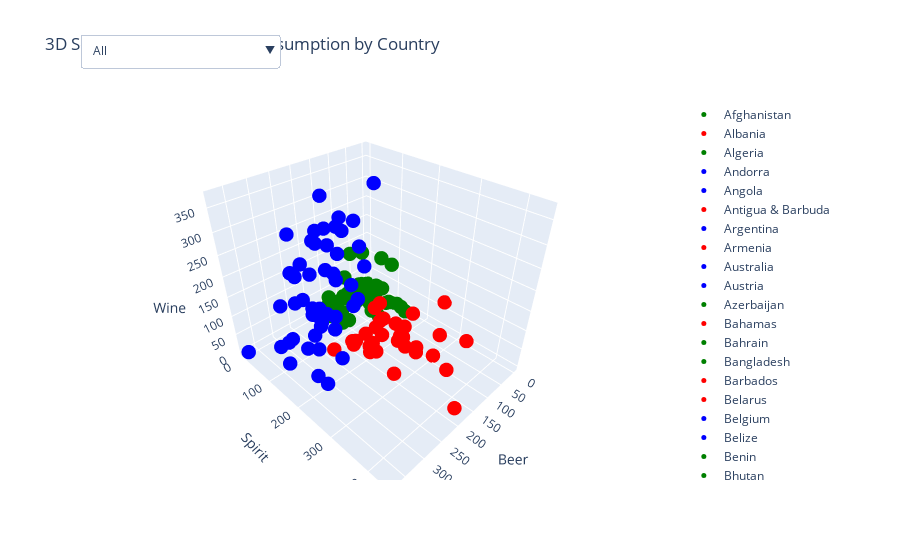

The notebook cell this image was saved under:
### Code cell
X = data.iloc[:, 1:5].values

kmeans = KMeans(n_clusters=3, init='k-means++', random_state=42)
y_kmeans = kmeans.fit_predict(X)

data['country_index'] = range(len(data))
data['hover_text'] = data.apply(lambda row: row['country'] + '<br>' + 'Cluster: ' + str(y_kmeans[row.name]), axis=1)

cluster_colors = {0: 'red', 1: 'green', 2: 'blue'}
data['cluster_color'] = data.apply(lambda row: cluster_colors[y_kmeans[row.name]], axis=1)

# Create a list of traces for each country
traces = []
for index, row in data.iterrows():
    trace = go.Scatter3d(
        x=[row['beer_servings']],
        y=[row['spirit_servings']],
        z=[row['wine_servings']],
        text=[row['hover_text']],
        name=row['country'],
        mode='markers',
        marker=dict(size=5, color=row['cluster_color']),
        visible=True,
        hovertemplate=(
            "Country: %{text}<br>"
            "Beer: %{x}<br>"
            "Spirit: %{y}<br>"
            "Wine: %{z}<br>"
        )
    )
    traces.append(trace)

highlight_color = 'yellow'

# Create a dropdown menu with a list of countries
buttons = [
    dict(
        args=[{
            'marker.color': [row['cluster_color'] for _, row in data.iterrows()]
        }],
        label='All',
        method='restyle'
    )
]

for i, country in enumerate(data['country']):
    buttons.append(
        dict(
            args=[{
                'marker.color': [highlight_color if j == i else row['cluster_color'] for j, row in data.iterrows()]
            }],
            label=country,
            method='restyle'
        )
    )

# Add dropdown menu to layout
layout = go.Layout(
    title='3D Scatter Plot of Alcohol Consumption by Country',
    scene=dict(xaxis_title='Beer', yaxis_title='Spirit', zaxis_title='Wine'),
    updatemenus=[
        go.layout.Updatemenu(
            buttons=buttons,
            direction='down',
            pad={"r": 10, "t": 10},
            showactive=True,
            x=0,
            xanchor="left",
            y=1.2,
            yanchor="top"
        )
    ]
)

fig = go.Figure(data=traces, layout=layout)
fig.show()
